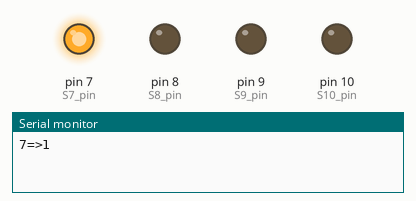
Recording of a sketch running on a simulated Arduino Uno, built with avr-gcc and run on an emulated ATmega328P. On the bench: output pins drawn as LEDs (lit = HIGH), the last lines printed to the serial monitor.

Above: at 0.2 s.
At 1.2 s:
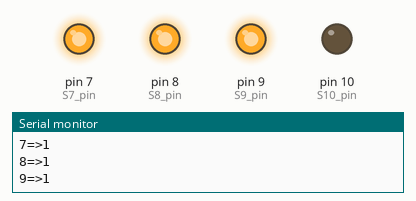
At 1.7 s:
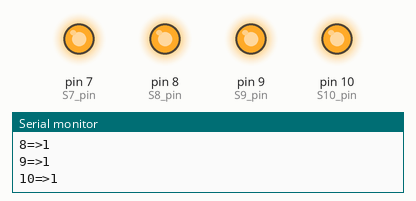
At 2.2 s:
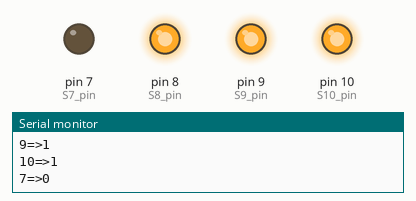
At 3.2 s:
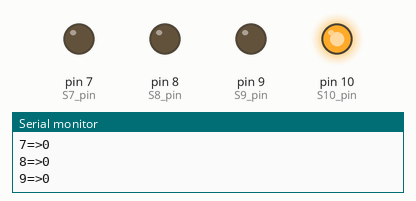
At 4.7 s:
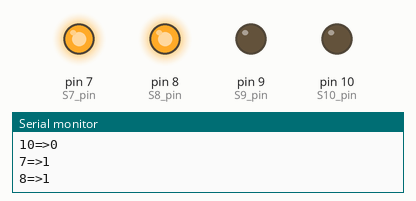
Timing chart, 0 to 5.2 s (numbered marks = the images above):
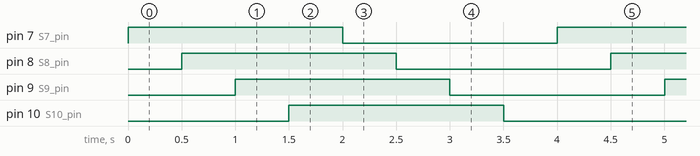

Measured:
- by itself, pin 7 (S7_pin), pin 8 (S8_pin), pin 9 (S9_pin), pin 10 (S10_pin): alternates HIGH for 2.0 s and LOW for 2.0 s
- by itself, everything shown: repeats every 4.0 s, in 8 steps

The sketch:

iCON32-ServoPinTest.ino
```cpp
int S7_pin = 7;
int S8_pin = 8;
int S9_pin = 9;
int S10_pin = 10;

void setup() {
  Serial.begin(115200);
  pinMode(S7_pin, OUTPUT);
  pinMode(S8_pin, OUTPUT);
  pinMode(S9_pin, OUTPUT);
  pinMode(S10_pin, OUTPUT);
}
void loop() {
 for(int i = 7 ;i< 11;i++){
  digitalWrite(i, 1);
  Serial.println(String(i)+"=>1");
  delay(500);
 }
  for(int i = 7 ;i< 11;i++){
  digitalWrite(i, 0);
  Serial.println(String(i)+"=>0");
  delay(500);
 }
}
```
